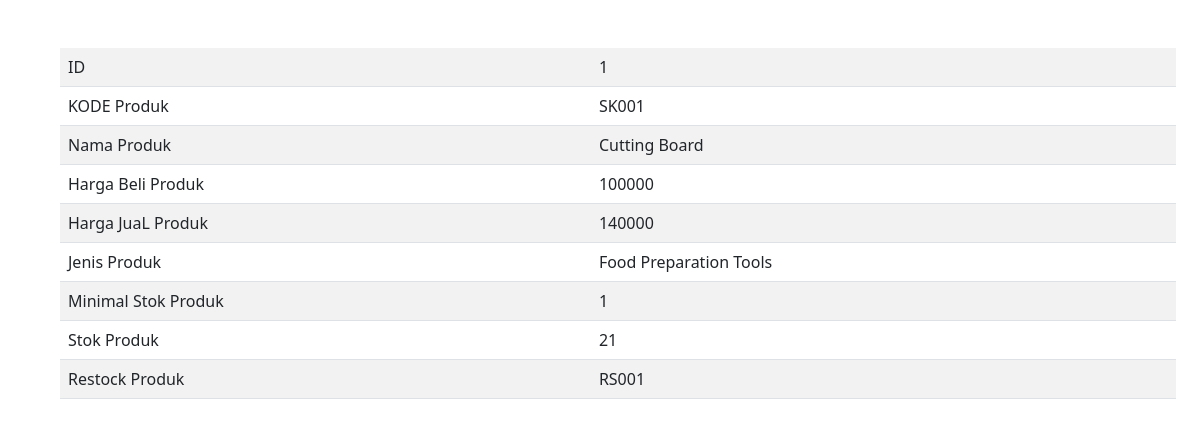
The app's page /admin/view_produk.php?id=1 with its own data.
### tables this page shows
CREATE TABLE `product` (
  `id` int(11) NOT NULL,
  `sku` varchar(45) DEFAULT NULL,
  `name` varchar(45) DEFAULT NULL,
  `purchase_price` int(11) DEFAULT NULL,
  `sell_price` int(11) DEFAULT NULL,
  `stock` int(11) DEFAULT 0,
  `min_stock` int(11) DEFAULT 0,
  `product_type_id` int(11) NOT NULL,
  `restock_id` int(11) NOT NULL
);

CREATE TABLE `product_type` (
  `id` int(11) NOT NULL,
  `name` varchar(45) DEFAULT NULL
);

CREATE TABLE `restock` (
  `id` int(11) NOT NULL,
  `restock_number` varchar(45) DEFAULT NULL,
  `date` datetime DEFAULT NULL,
  `qty` int(11) DEFAULT NULL,
  `price` int(11) DEFAULT NULL,
  `supplier_id` int(11) NOT NULL
);

### admin/view_produk.php (the view, shortened to what this page needs)
<?php
require_once 'dbkoneksi.php';
?>
<?php
$_id = $_GET['id'];
$sql = "SELECT * FROM product WHERE id=?";
$st = $dbh->prepare($sql);
$st->execute([$_id]);
$row = $st->fetch();
?>
<link href="https://cdn.jsdelivr.net/npm/bootstrap@5.0.2/dist/css/bootstrap.min.css" rel="stylesheet">
<div class="container m-5">
    <table class="table table-striped">
        <tbody>
            <tr>
                <td>ID</td>
                <td><?= $row['id'] ?></td>
            </tr>
            <tr>
                <td>KODE Produk</td>
                <td><?= $row['sku'] ?></td>
            </tr>
            <tr>
                <td>Nama Produk</td>
                <td><?= $row['name'] ?></td>
            </tr>
            <tr>
                <td>Harga Beli Produk</td>
                <td><?= $row['purchase_price'] ?></td>
            </tr>
            <tr>
                <td>Harga JuaL Produk</td>
                <td><?= $row['sell_price'] ?></td>
            </tr>
            <tr>
                <td>Jenis Produk</td>
                <td>
                    <?php
                    $sqljenis = "SELECT * FROM product_type WHERE id = " . $row['product_type_id'];
                    $rsjenis = $dbh->query($sqljenis);
                    $rowjenis = $rsjenis->fetch();
                    echo $rowjenis['name'];
                    ?>
                </td>
            </tr>
            <tr>
                <td>Minimal Stok Produk</td>
                <td><?= $row['min_stock'] ?></td>
            </tr>
            <tr>
                <td>Stok Produk</td>
                <td><?= $row['stock'] ?></td>
            </tr>
            <tr>
                <td>Restock Produk</td>
                <td>
                    <?php
                    $sqljenis = "SELECT * FROM restock WHERE id = " . $row['restock_id'];
                    $rsjenis = $dbh->query($sqljenis);
                    $rowjenis = $rsjenis->fetch();
                    echo $rowjenis['restock_number'];
                    ?>
                </td>
            </tr>
        </tbody>
    </table>
</div>

### records on screen
product: id "1", sku "SK001", name "Cutting Board", purchase_price "100000", sell_price "140000", min_stock "1", stock "21"
product_type: name "Food Preparation Tools"
restock: restock_number "RS001"
